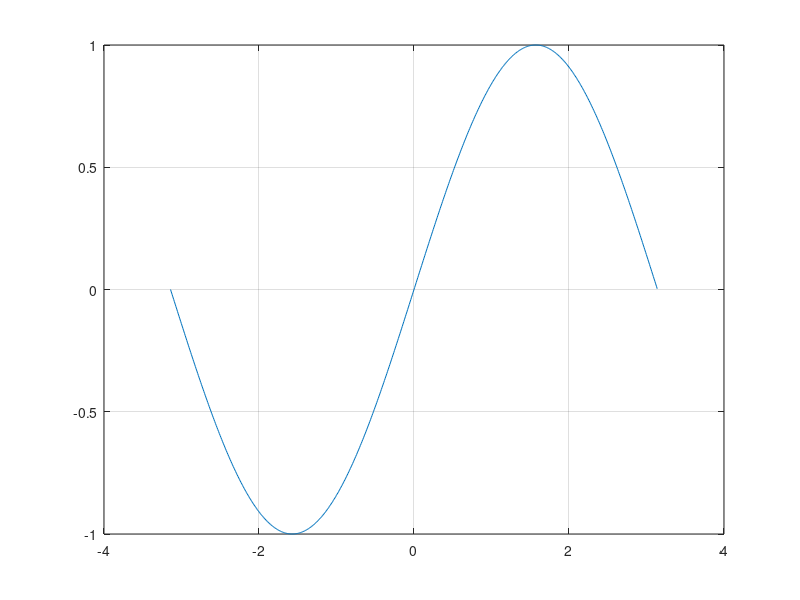

MATLAB code for this plot:
x = -pi:0.01:pi;
plot(x,sin(x)), grid on

% % Define the differential equation dy/dx = sin(x) * sin(y^2)
% f = @(x, y) sin(x) * y * sin(y^2);  % Updated function dy/dx = sin(x) * sin(y^2)

% % Set the domain for the directional field
% xrange = linspace(-5, 5, 20);  % 20 points from -10 to 10
% yrange = linspace(-5, 5, 20);

% % Create a grid of x and y values
% [X, Y] = meshgrid(xrange, yrange);

% % Compute the slope at each grid point
% U = ones(size(X));  % Unit length for the x-component of the arrow
% V = f(X, Y);        % Compute the y-component based on the differential equation

% % Normalize the arrows for uniform arrow size
% N = sqrt(U.^2 + V.^2);  % Magnitude of each vector
% U = U ./ N;  % Normalize x-component
% V = V ./ N;  % Normalize y-component

% % Plot the directional field using the quiver function
% quiver(X, Y, U, V, 0.5);  % Arrow scaling factor to avoid overlap
% axis tight;
% axis equal;
% xlabel('x');
% ylabel('y');
% title('Directional Field for dy/dx = sin(x) * y * sin(y^2)');

% % Enhance display
% grid on;  % Add a grid
